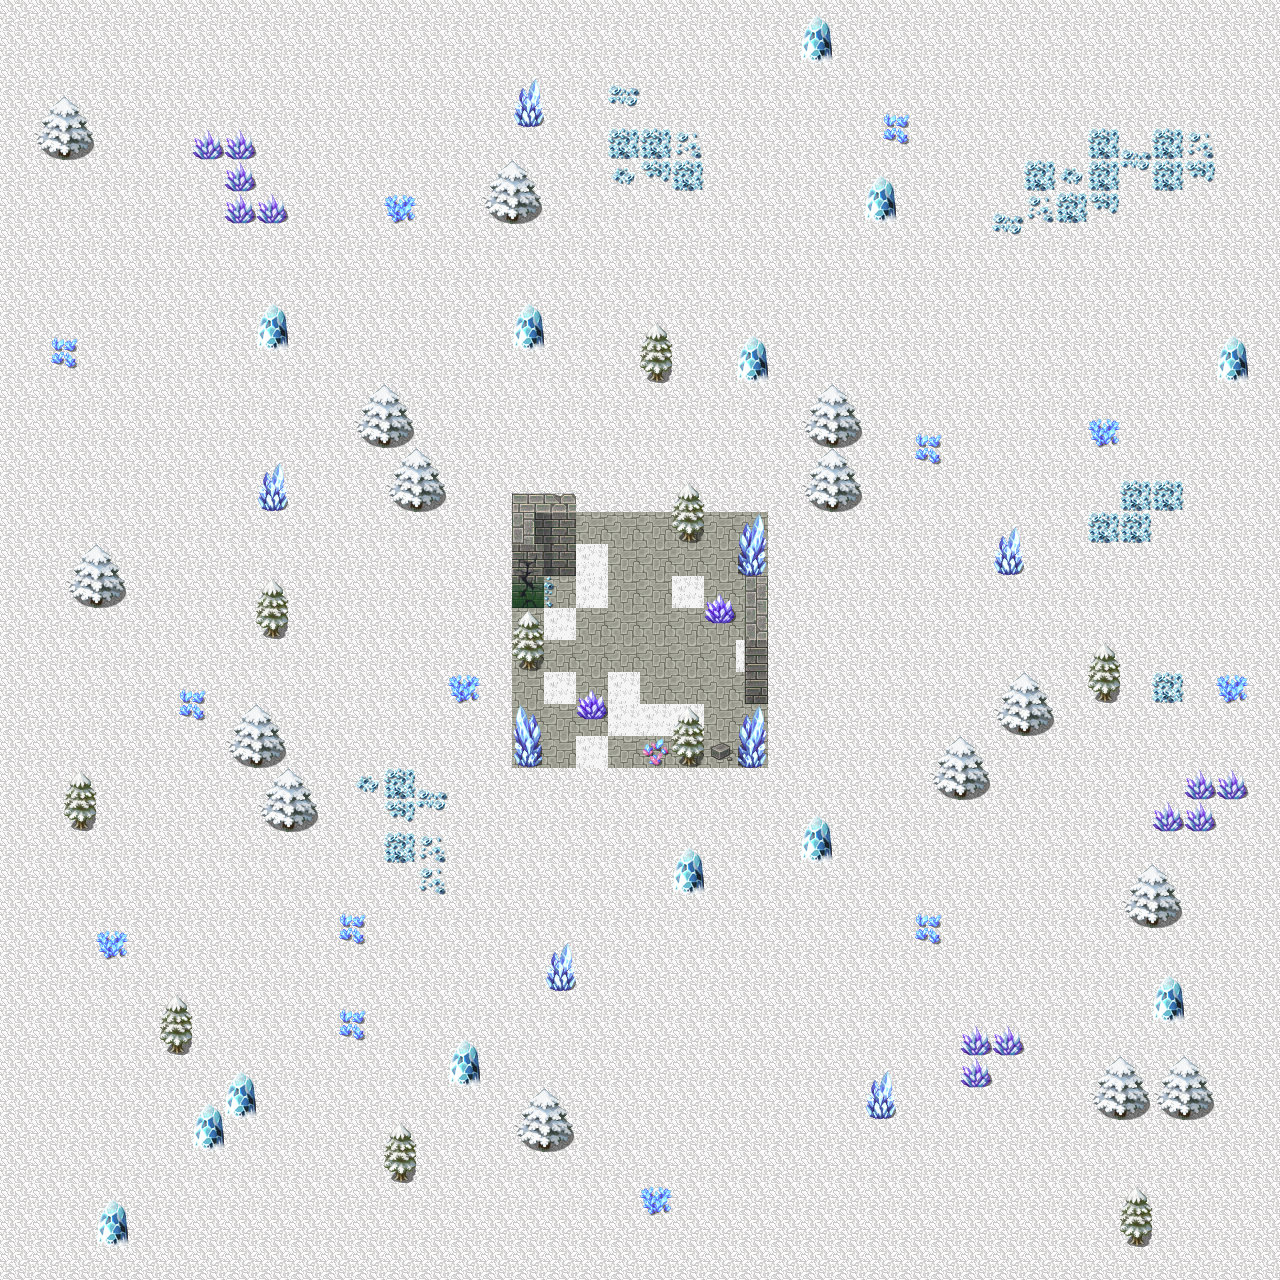

A 2D game scene composited from a Tiled map and its tileset images. What follows is a short description and the map's XML, with every tile layer's data as written:
An orthogonal 40x40 tile map with 32x32 px tiles, 2 tile layers (Calque de Tuiles 1, Calque de Tuiles 2), 3 tilesets.

<map version="1.5" tiledversion="1.7.2" orientation="orthogonal" renderorder="right-down" width="40" height="40" tilewidth="32" tileheight="32" infinite="0" nextlayerid="3" nextobjectid="1">
 <tileset firstgid="1" name="Fond_Neige" tilewidth="32" tileheight="32" tilecount="72" columns="9">
  <image source="../../../client/maps/assets/Fond_Neige.png" width="288" height="256" />
 </tileset>
 <tileset firstgid="73" name="Neige_Details" tilewidth="32" tileheight="32" tilecount="256" columns="16">
  <image source="../../../client/maps/assets/Neige_Details.png" width="512" height="512" />
 </tileset>
 <tileset firstgid="329" name="Ruins" tilewidth="32" tileheight="32" tilecount="256" columns="16">
  <image source="../../../client/maps/assets/Ruins.png" width="512" height="512" />
 </tileset>
 <layer id="1" name="Calque de Tuiles 1" width="40" height="40">
  <data encoding="csv">
2,2,2,2,2,2,2,2,2,2,2,2,2,2,2,2,2,2,2,2,2,2,2,2,2,2,2,2,2,2,2,2,2,2,2,2,2,2,2,2,
2,2,2,2,2,2,2,2,2,2,2,2,2,2,2,2,2,2,2,2,2,2,2,2,2,2,2,2,2,2,2,2,2,2,2,2,2,2,2,2,
2,2,2,2,2,2,2,2,2,2,2,2,2,2,2,2,2,2,2,2,2,2,2,2,2,2,2,2,2,2,2,2,2,2,2,2,2,2,2,2,
2,2,2,2,2,2,2,2,2,2,2,2,2,2,2,2,2,2,2,2,2,2,2,2,2,2,2,2,2,2,2,2,2,2,2,2,2,2,2,2,
2,2,2,2,2,2,2,2,2,2,2,2,2,2,2,2,2,2,2,2,2,2,2,2,2,2,2,2,2,2,2,2,2,2,2,2,2,2,2,2,
2,2,2,2,2,2,2,2,2,2,2,2,2,2,2,2,2,2,2,2,2,2,2,2,2,2,2,2,2,2,2,2,2,2,2,2,2,2,2,2,
2,2,2,2,2,2,2,2,2,2,2,2,2,2,2,2,2,2,2,2,2,2,2,2,2,2,2,2,2,2,2,2,2,2,2,2,2,2,2,2,
2,2,2,2,2,2,2,2,2,2,2,2,2,2,2,2,2,2,2,2,2,2,2,2,2,2,2,2,2,2,2,2,2,2,2,2,2,2,2,2,
2,2,2,2,2,2,2,2,2,2,2,2,2,2,2,2,2,2,2,2,2,2,2,2,2,2,2,2,2,2,2,2,2,2,2,2,2,2,2,2,
2,2,2,2,2,2,2,2,2,2,2,2,2,2,2,2,2,2,2,2,2,2,2,2,2,2,2,2,2,2,2,2,2,2,2,2,2,2,2,2,
2,2,2,2,2,2,2,2,2,2,2,2,2,2,2,2,2,2,2,2,2,2,2,2,2,2,2,2,2,2,2,2,2,2,2,2,2,2,2,2,
2,2,2,2,2,2,2,2,2,2,2,2,2,2,2,2,2,2,2,2,2,2,2,2,2,2,2,2,2,2,2,2,2,2,2,2,2,2,2,2,
2,2,2,2,2,2,2,2,2,2,2,2,2,2,2,2,2,2,2,2,2,2,2,2,2,2,2,2,2,2,2,2,2,2,2,2,2,2,2,2,
2,2,2,2,2,2,2,2,2,2,2,2,2,2,2,2,2,2,2,2,2,2,2,2,2,2,2,2,2,2,2,2,2,2,2,2,2,2,2,2,
2,2,2,2,2,2,2,2,2,2,2,2,2,2,2,2,2,2,2,2,2,2,2,2,2,2,2,2,2,2,2,2,2,2,2,2,2,2,2,2,
2,2,2,2,2,2,2,2,2,2,2,2,2,2,2,2,2,2,2,2,2,2,2,2,2,2,2,2,2,2,2,2,2,2,2,2,2,2,2,2,
2,2,2,2,2,2,2,2,2,2,2,2,2,2,2,2,463,463,463,463,463,463,463,463,2,2,2,2,2,2,2,2,2,2,2,2,2,2,2,2,
2,2,2,2,2,2,2,2,2,2,2,2,2,2,2,2,463,463,16,463,463,463,463,463,2,2,2,2,2,2,2,2,2,2,2,2,2,2,2,2,
2,2,2,2,2,2,2,2,2,2,2,2,2,2,2,2,463,463,16,463,463,16,463,463,2,2,2,2,2,2,2,2,2,2,2,2,2,2,2,2,
2,2,2,2,2,2,2,2,2,2,2,2,2,2,2,2,463,16,463,463,463,463,463,463,2,2,2,2,2,2,2,2,2,2,2,2,2,2,2,2,
2,2,2,2,2,2,2,2,2,2,2,2,2,2,2,2,463,463,463,463,463,463,463,16,2,2,2,2,2,2,2,2,2,2,2,2,2,2,2,2,
2,2,2,2,2,2,2,2,2,2,2,2,2,2,2,2,463,16,463,16,463,463,463,463,2,2,2,2,2,2,2,2,2,2,2,2,2,2,2,2,
2,2,2,2,2,2,2,2,2,2,2,2,2,2,2,2,463,463,463,16,16,16,463,463,2,2,2,2,2,2,2,2,2,2,2,2,2,2,2,2,
2,2,2,2,2,2,2,2,2,2,2,2,2,2,2,2,463,463,16,463,463,463,463,463,2,2,2,2,2,2,2,2,2,2,2,2,2,2,2,2,
2,2,2,2,2,2,2,2,2,2,2,2,2,2,2,2,2,2,2,2,2,2,2,2,2,2,2,2,2,2,2,2,2,2,2,2,2,2,2,2,
2,2,2,2,2,2,2,2,2,2,2,2,2,2,2,2,2,2,2,2,2,2,2,2,2,2,2,2,2,2,2,2,2,2,2,2,2,2,2,2,
2,2,2,2,2,2,2,2,2,2,2,2,2,2,2,2,2,2,2,2,2,2,2,2,2,2,2,2,2,2,2,2,2,2,2,2,2,2,2,2,
2,2,2,2,2,2,2,2,2,2,2,2,2,2,2,2,2,2,2,2,2,2,2,2,2,2,2,2,2,2,2,2,2,2,2,2,2,2,2,2,
2,2,2,2,2,2,2,2,2,2,2,2,2,2,2,2,2,2,2,2,2,2,2,2,2,2,2,2,2,2,2,2,2,2,2,2,2,2,2,2,
2,2,2,2,2,2,2,2,2,2,2,2,2,2,2,2,2,2,2,2,2,2,2,2,2,2,2,2,2,2,2,2,2,2,2,2,2,2,2,2,
2,2,2,2,2,2,2,2,2,2,2,2,2,2,2,2,2,2,2,2,2,2,2,2,2,2,2,2,2,2,2,2,2,2,2,2,2,2,2,2,
2,2,2,2,2,2,2,2,2,2,2,2,2,2,2,2,2,2,2,2,2,2,2,2,2,2,2,2,2,2,2,2,2,2,2,2,2,2,2,2,
2,2,2,2,2,2,2,2,2,2,2,2,2,2,2,2,2,2,2,2,2,2,2,2,2,2,2,2,2,2,2,2,2,2,2,2,2,2,2,2,
2,2,2,2,2,2,2,2,2,2,2,2,2,2,2,2,2,2,2,2,2,2,2,2,2,2,2,2,2,2,2,2,2,2,2,2,2,2,2,2,
2,2,2,2,2,2,2,2,2,2,2,2,2,2,2,2,2,2,2,2,2,2,2,2,2,2,2,2,2,2,2,2,2,2,2,2,2,2,2,2,
2,2,2,2,2,2,2,2,2,2,2,2,2,2,2,2,2,2,2,2,2,2,2,2,2,2,2,2,2,2,2,2,2,2,2,2,2,2,2,2,
2,2,2,2,2,2,2,2,2,2,2,2,2,2,2,2,2,2,2,2,2,2,2,2,2,2,2,2,2,2,2,2,2,2,2,2,2,2,2,2,
2,2,2,2,2,2,2,2,2,2,2,2,2,2,2,2,2,2,2,2,2,2,2,2,2,2,2,2,2,2,2,2,2,2,2,2,2,2,2,2,
2,2,2,2,2,2,2,2,2,2,2,2,2,2,2,2,2,2,2,2,2,2,2,2,2,2,2,2,2,2,2,2,2,2,2,2,2,2,2,2,
2,2,2,2,2,2,2,2,2,2,2,2,2,2,2,2,2,2,2,2,2,2,2,2,2,2,2,2,2,2,2,2,2,2,2,2,2,2,2,2
</data>
 </layer>
 <layer id="2" name="Calque de Tuiles 2" width="40" height="40">
  <data encoding="csv">
0,0,0,0,0,0,0,0,0,0,0,0,0,0,0,0,0,0,0,0,0,0,0,0,0,307,0,0,0,0,0,0,0,0,0,0,0,0,0,0,
0,0,0,0,0,0,0,0,0,0,0,0,0,0,0,0,0,0,0,0,0,0,0,0,0,323,0,0,0,0,0,0,0,0,0,0,0,0,0,0,
0,0,0,0,0,0,0,0,0,0,0,0,0,0,0,0,88,0,0,275,0,0,0,0,0,0,0,0,0,0,0,0,0,0,0,0,0,0,0,0,
0,89,90,0,0,0,0,0,0,0,0,0,0,0,0,0,104,0,0,291,0,0,0,0,0,0,0,82,83,0,0,0,0,0,0,0,0,0,0,0,
0,105,106,0,0,0,177,177,0,0,0,0,0,0,0,0,0,0,0,274,274,273,0,0,0,0,0,98,99,0,0,0,0,0,274,275,274,273,0,0,
0,0,0,0,0,0,0,177,0,0,0,0,0,0,0,89,90,0,0,290,289,274,0,0,0,0,0,307,0,0,0,0,274,290,274,291,274,289,0,0,
0,0,0,0,0,0,0,177,177,0,0,0,97,0,0,105,106,0,0,0,0,0,0,0,0,0,0,323,0,0,0,275,273,274,289,0,0,0,0,0,
0,0,0,0,0,0,0,0,0,0,0,0,0,0,0,0,0,0,0,0,0,0,0,0,0,0,0,0,0,0,0,291,0,0,0,0,0,0,0,0,
0,0,0,0,0,0,0,0,0,0,0,0,0,0,0,0,0,0,0,0,0,0,0,0,0,0,0,0,0,0,0,0,0,0,0,0,0,0,0,0,
0,0,0,0,0,0,0,0,307,0,0,0,0,0,0,0,307,0,0,0,0,0,0,0,0,0,0,0,0,0,0,0,0,0,0,0,0,0,0,0,
0,82,83,0,0,0,0,0,323,0,0,0,0,0,0,0,323,0,0,0,142,0,0,307,0,0,0,0,0,0,0,0,0,0,0,0,0,0,307,0,
0,98,99,0,0,0,0,0,0,0,0,0,0,0,0,0,0,0,0,0,158,0,0,323,0,0,0,0,0,0,0,0,0,0,0,0,0,0,323,0,
0,0,0,0,0,0,0,0,0,0,0,89,90,0,0,0,0,0,0,0,0,0,0,0,0,89,90,0,0,0,0,0,0,0,0,0,0,0,0,0,
0,0,0,0,0,0,0,0,0,0,0,105,106,0,0,0,0,0,0,0,0,0,0,0,0,105,106,0,82,83,0,0,0,0,97,0,0,0,0,0,
0,0,0,0,0,0,0,0,88,0,0,0,89,90,0,0,0,0,0,0,0,0,0,0,0,89,90,0,98,99,0,0,0,0,0,0,0,0,0,0,
0,0,0,0,0,0,0,0,104,0,0,0,105,106,0,0,345,348,0,0,0,142,0,0,0,105,106,0,0,0,0,0,0,0,0,274,274,0,0,0,
0,0,0,0,0,0,0,0,0,0,0,0,0,0,0,0,361,364,0,0,0,158,0,216,0,0,0,0,0,0,0,88,0,0,274,274,0,0,0,0,
0,0,89,90,0,0,0,0,0,0,0,0,0,0,0,0,473,380,0,0,0,0,0,232,0,0,0,0,0,0,0,104,0,0,0,0,0,0,0,0,
0,0,105,106,0,0,0,0,142,0,0,0,0,0,0,0,505,292,0,0,0,0,115,400,0,0,0,0,0,0,0,0,0,0,0,0,0,0,0,0,
0,0,0,0,0,0,0,0,158,0,0,0,0,0,0,0,142,0,0,0,0,0,131,416,0,0,0,0,0,0,0,0,0,0,0,0,0,0,0,0,
0,0,0,0,0,0,0,0,0,0,0,0,0,0,0,0,158,0,0,0,0,0,0,432,0,0,0,0,0,0,0,0,0,0,142,0,0,0,0,0,
0,0,0,0,0,82,83,0,0,0,0,0,0,0,97,0,0,0,115,0,0,0,0,448,0,0,0,0,0,0,0,89,90,0,158,0,274,0,97,0,
0,0,0,0,0,98,99,89,90,0,0,0,0,0,0,0,86,0,131,0,0,142,0,216,0,0,0,0,0,0,0,105,106,0,0,0,0,0,0,0,
0,0,0,0,0,0,0,105,106,0,0,0,0,0,0,0,102,0,0,0,145,158,397,232,0,0,0,0,0,89,90,0,0,0,0,0,0,0,0,0,
0,0,142,0,0,0,0,0,89,90,0,290,274,275,0,0,0,0,0,0,0,0,0,0,0,0,0,0,0,105,106,0,0,0,0,0,0,177,177,0,
0,0,158,0,0,0,0,0,105,106,0,0,289,291,0,0,0,0,0,0,0,0,0,0,0,307,0,0,0,0,0,0,0,0,0,0,177,177,0,0,
0,0,0,0,0,0,0,0,0,0,0,0,274,273,0,0,0,0,0,0,0,307,0,0,0,323,0,0,0,0,0,0,0,0,0,0,0,0,0,0,
0,0,0,0,0,0,0,0,0,0,0,0,0,273,0,0,0,0,0,0,0,323,0,0,0,0,0,0,0,0,0,0,0,0,0,89,90,0,0,0,
0,0,0,0,0,0,0,0,0,0,82,83,0,0,0,0,0,0,0,0,0,0,0,0,0,0,0,0,82,83,0,0,0,0,0,105,106,0,0,0,
0,0,0,97,0,0,0,0,0,0,98,99,0,0,0,0,0,88,0,0,0,0,0,0,0,0,0,0,98,99,0,0,0,0,0,0,0,0,0,0,
0,0,0,0,0,0,0,0,0,0,0,0,0,0,0,0,0,104,0,0,0,0,0,0,0,0,0,0,0,0,0,0,0,0,0,0,307,0,0,0,
0,0,0,0,0,142,0,0,0,0,82,83,0,0,0,0,0,0,0,0,0,0,0,0,0,0,0,0,0,0,0,0,0,0,0,0,323,0,0,0,
0,0,0,0,0,158,0,0,0,0,98,99,0,0,307,0,0,0,0,0,0,0,0,0,0,0,0,0,0,0,177,177,0,0,0,0,0,0,0,0,
0,0,0,0,0,0,0,307,0,0,0,0,0,0,323,0,0,0,0,0,0,0,0,0,0,0,0,88,0,0,177,0,0,0,89,90,89,90,0,0,
0,0,0,0,0,0,307,323,0,0,0,0,0,0,0,0,89,90,0,0,0,0,0,0,0,0,0,104,0,0,0,0,0,0,105,106,105,106,0,0,
0,0,0,0,0,0,323,0,0,0,0,0,142,0,0,0,105,106,0,0,0,0,0,0,0,0,0,0,0,0,0,0,0,0,0,0,0,0,0,0,
0,0,0,0,0,0,0,0,0,0,0,0,158,0,0,0,0,0,0,0,0,0,0,0,0,0,0,0,0,0,0,0,0,0,0,0,0,0,0,0,
0,0,0,307,0,0,0,0,0,0,0,0,0,0,0,0,0,0,0,0,97,0,0,0,0,0,0,0,0,0,0,0,0,0,0,142,0,0,0,0,
0,0,0,323,0,0,0,0,0,0,0,0,0,0,0,0,0,0,0,0,0,0,0,0,0,0,0,0,0,0,0,0,0,0,0,158,0,0,0,0,
0,0,0,0,0,0,0,0,0,0,0,0,0,0,0,0,0,0,0,0,0,0,0,0,0,0,0,0,0,0,0,0,0,0,0,0,0,0,0,0
</data>
 </layer>
</map>
